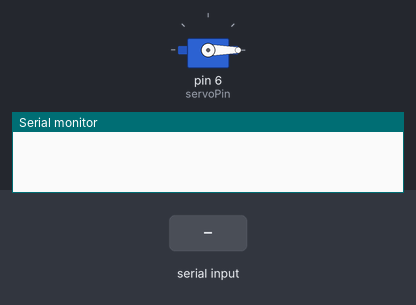
This sketch was run on a simulated Arduino Uno, built with avr-gcc and run on an emulated ATmega328P. On the bench: servo, the last lines printed to the serial monitor. Inputs (shaded band) come from the test bench.

Above: at 1.2 s.
1.3 s: "1" received over Serial
At 1.6 s:
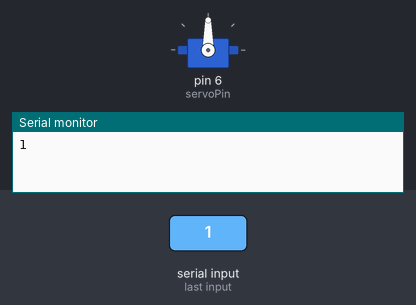
2.8 s: "0" received over Serial
At 3.9 s:
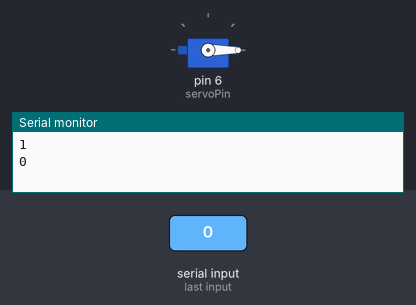
Timing chart, 0 to 5.8 s (numbered marks = the images above; inputs shaded):
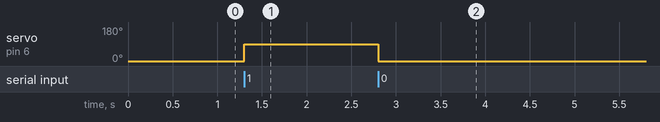

The sketch:

smart.ino
```cpp
#include <Servo.h>

Servo myGate;

// --- Settings ---
int openAngle = 90;   // Angle to open the Gate
int closeAngle = 0;   // Angle to close the Gate
int servoPin = 6;     // For servo's digital output

void setup() {
  Serial.begin(9600);    // Baud rate 9600
  myGate.attach(servoPin); // Attaching the servo connects it to arduino
  myGate.write(closeAngle); // Close the gate at the start
}

void loop() {
  // Check if there is any command
  if (Serial.available() > 0) {
    char command = Serial.read(); // Read the command when available
    Serial.println(command);

    if (command == '1') {
      // The HTML sends 1 when AI detects a car
      myGate.write(openAngle);
    }
    else if (command == '0') {
      // The HTML sends 0 when AI detects anything other than the car
      myGate.write(closeAngle);
    }
  }
}
```

Measured:
- after the input at 1.3 s, servo on pin 6 (servoPin): 0° → 90° at once
- after the input at 2.8 s, servo on pin 6 (servoPin): 90° → 0° at once
